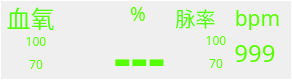
  <widget class="QFrame" name="frame_spo2">
   <property name="geometry">
    <rect>
     <x>730</x>
     <y>237</y>
     <width>292</width>
     <height>80</height>
    </rect>
   </property>
   <property name="font">
    <font>
     <family>文泉驿微米黑</family>
    </font>
   </property>
   <property name="autoFillBackground">
    <bool>false</bool>
   </property>
   <property name="styleSheet">
    <string notr="true">color: rgb(85, 255, 0);
border-color: rgb(255, 255, 255);
border-width:1px;
border-style:solid;</string>
   </property>
   <property name="frameShape">
    <enum>QFrame::StyledPanel</enum>
   </property>
   <property name="frameShadow">
    <enum>QFrame::Plain</enum>
   </property>
   <widget class="QLabel" name="TextLabel_MaiLv">
    <property name="geometry">
     <rect>
      <x>230</x>
      <y>5</y>
      <width>55</width>
      <height>25</height>
     </rect>
    </property>
    <property name="font">
     <font>
      <family>文泉驿微米黑</family>
      <pointsize>16</pointsize>
     </font>
    </property>
    <property name="styleSheet">
     <string notr="true">border-style:none;</string>
    </property>
    <property name="text">
     <string>bpm</string>
    </property>
    <property name="alignment">
     <set>Qt::AlignCenter</set>
    </property>
   </widget>
   <widget class="QLabel" name="TextLabel_XueYang">
    <property name="geometry">
     <rect>
      <x>5</x>
      <y>5</y>
      <width>51</width>
      <height>25</height>
     </rect>
    </property>
    <property name="font">
     <font>
      <family>文泉驿微米黑</family>
      <pointsize>18</pointsize>
     </font>
    </property>
    <property name="styleSheet">
     <string notr="true">border-style:none;</string>
    </property>
    <property name="text">
     <string>血氧</string>
    </property>
    <property name="alignment">
     <set>Qt::AlignCenter</set>
    </property>
   </widget>
   <widget class="QLabel" name="TextLabel_XueYang_BaiFenHao">
    <property name="geometry">
     <rect>
      <x>130</x>
      <y>5</y>
      <width>21</width>
      <height>16</height>
     </rect>
    </property>
    <property name="font">
     <font>
      <family>文泉驿微米黑</family>
      <pointsize>14</pointsize>
     </font>
    </property>
    <property name="styleSheet">
     <string notr="true">border-style:none;</string>
    </property>
    <property name="text">
     <string>%</string>
    </property>
   </widget>
   <widget class="QLabel" name="TextLabel_XueYang_XiaXian">
    <property name="geometry">
     <rect>
      <x>20</x>
      <y>52</y>
      <width>32</width>
      <height>25</height>
     </rect>
    </property>
    <property name="font">
     <font>
      <family>文泉驿微米黑</family>
     </font>
    </property>
    <property name="styleSheet">
     <string notr="true">border-style:none;</string>
    </property>
    <property name="text">
     <string>70</string>
    </property>
    <property name="alignment">
     <set>Qt::AlignCenter</set>
    </property>
   </widget>
   <widget class="QLabel" name="TextLabel_XueYang_ShangXian">
    <property name="geometry">
     <rect>
      <x>20</x>
      <y>31</y>
      <width>32</width>
      <height>20</height>
     </rect>
    </property>
    <property name="font">
     <font>
      <family>文泉驿微米黑</family>
     </font>
    </property>
    <property name="styleSheet">
     <string notr="true">border-style:none;</string>
    </property>
    <property name="text">
     <string>100</string>
    </property>
    <property name="alignment">
     <set>Qt::AlignCenter</set>
    </property>
   </widget>
   <widget class="QLabel" name="TextLabel_MaiLv_value">
    <property name="geometry">
     <rect>
      <x>230</x>
      <y>30</y>
      <width>50</width>
      <height>45</height>
     </rect>
    </property>
    <property name="font">
     <font>
      <family>文泉驿微米黑</family>
      <pointsize>18</pointsize>
     </font>
    </property>
    <property name="styleSheet">
     <string notr="true">border-style:none;</string>
    </property>
    <property name="text">
     <string>999</string>
    </property>
    <property name="alignment">
     <set>Qt::AlignCenter</set>
    </property>
   </widget>
   <widget class="QLabel" name="TextLabel_XueYang_value">
    <property name="geometry">
     <rect>
      <x>79</x>
      <y>20</y>
      <width>121</width>
      <height>57</height>
     </rect>
    </property>
    <property name="font">
     <font>
      <family>文泉驿微米黑</family>
      <pointsize>40</pointsize>
      <weight>75</weight>
      <bold>true</bold>
     </font>
    </property>
    <property name="layoutDirection">
     <enum>Qt::RightToLeft</enum>
    </property>
    <property name="styleSheet">
     <string notr="true">border-style:none;</string>
    </property>
    <property name="midLineWidth">
     <number>1</number>
    </property>
    <property name="text">
     <string>---</string>
    </property>
    <property name="textFormat">
     <enum>Qt::RichText</enum>
    </property>
    <property name="alignment">
     <set>Qt::AlignCenter</set>
    </property>
   </widget>
   <widget class="QLabel" name="TextLabel_MaiLv_ShangXian">
    <property name="geometry">
     <rect>
      <x>200</x>
      <y>30</y>
      <width>32</width>
      <height>20</height>
     </rect>
    </property>
    <property name="font">
     <font>
      <family>文泉驿微米黑</family>
     </font>
    </property>
    <property name="styleSheet">
     <string notr="true">border-style:none;</string>
    </property>
    <property name="text">
     <string>100</string>
    </property>
    <property name="alignment">
     <set>Qt::AlignCenter</set>
    </property>
   </widget>
   <widget class="QLabel" name="TextLabel_MaiLv_XiaXian">
    <property name="geometry">
     <rect>
      <x>200</x>
      <y>51</y>
      <width>32</width>
      <height>25</height>
     </rect>
    </property>
    <property name="font">
     <font>
      <family>文泉驿微米黑</family>
     </font>
    </property>
    <property name="styleSheet">
     <string notr="true">border-style:none;</string>
    </property>
    <property name="text">
     <string>70</string>
    </property>
    <property name="alignment">
     <set>Qt::AlignCenter</set>
    </property>
   </widget>
   <widget class="QLabel" name="TextLabel_XueYang_2">
    <property name="geometry">
     <rect>
      <x>170</x>
      <y>5</y>
      <width>51</width>
      <height>25</height>
     </rect>
    </property>
    <property name="font">
     <font>
      <family>文泉驿微米黑</family>
      <pointsize>15</pointsize>
     </font>
    </property>
    <property name="styleSheet">
     <string notr="true">border-style:none;</string>
    </property>
    <property name="text">
     <string>脉率</string>
    </property>
    <property name="alignment">
     <set>Qt::AlignCenter</set>
    </property>
   </widget>
  </widget>
